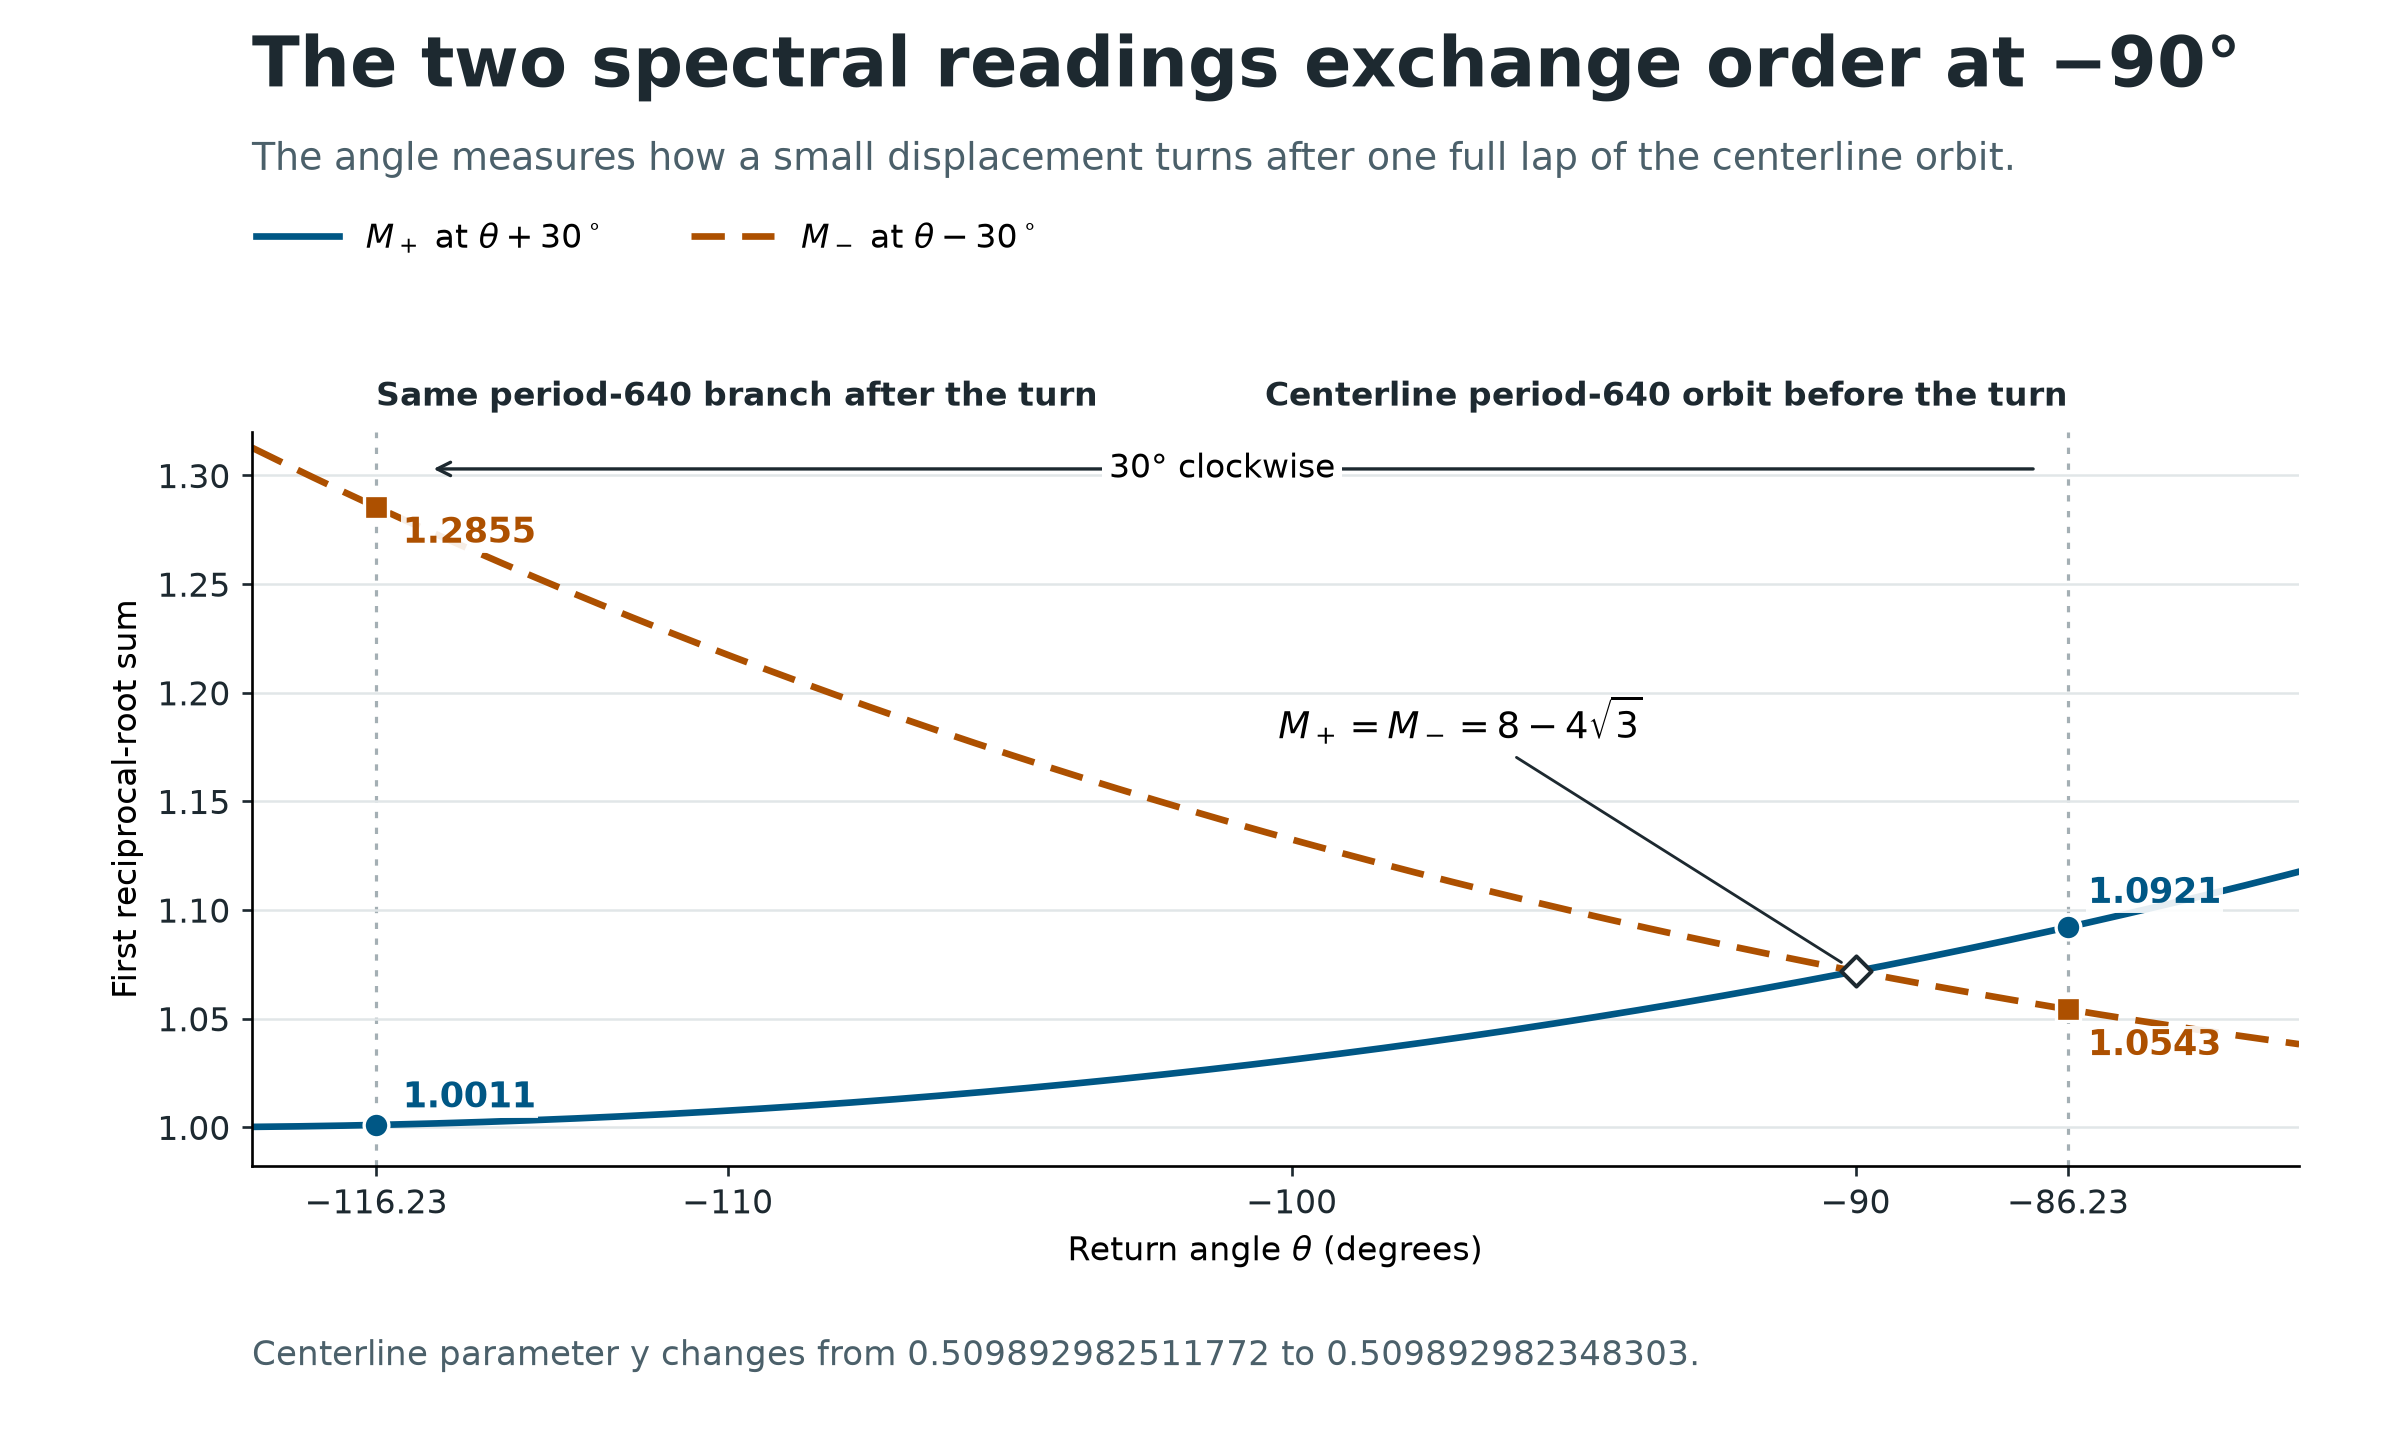

Source code (Python):
"""Draw the two reciprocal-root sums for the period-640 centerline orbit."""
import argparse
import hashlib
import json
from math import isclose, pi, sin, sqrt
from pathlib import Path

import matplotlib
matplotlib.use("Agg")
import matplotlib.pyplot as plt
import numpy as np


SOURCE=Path("archive/2026-11-19-oriented-return-v001/data/quarter_probe.json")
DIGEST="7d3afc4ded30439ec277ef5a3636f187f1ae89ef8de5992ed77392068c1d051f"
HERE=Path(__file__).resolve().parent
BLUE,ORANGE,INK="#005785","#ad5000","#1d2930"


def number(row,key):
    """The original directed balls stay in the source. Plot their printed centers."""
    return float(row[key].lstrip("[").split()[0])


def draw(source,output):
    blob=source.read_bytes()
    if hashlib.sha256(blob).hexdigest()!=DIGEST:
        raise ValueError("The signed trace record differs from the archived quarter_probe.json.")
    record=json.loads(blob)
    before,after=(record[name] for name in ("original","clockwise"))
    b,a=(number(row,"angle_deg") for row in (before,after))
    assert record["ordered_period"]==640 and record["scalar_period"]==320
    assert a < -90 < b and isclose(a,b-30,abs_tol=1e-12)
    assert number(after,"y")!=number(before,"y")
    assert record["original_contained_in_restored_bounds"]
    left,right=a-2.2,b+4.1
    theta=np.linspace(left,right,1200)
    fig,ax=plt.subplots(figsize=(10,6))
    fig.subplots_adjust(left=.105,right=.958,top=.70,bottom=.19)
    fig.text(.105,.94,"The two spectral readings exchange order at −90°",fontsize=21,
             color=INK,fontweight="bold")
    fig.text(.105,.882,"The angle measures how a small displacement turns after one full lap of the centerline orbit.",
             fontsize=11.5,color="#4b606a")
    for key,sign,color,style,marker,lab in (
            ("trace_plus",1,BLUE,"-","o",r"$M_+$ at $\theta+30^\circ$"),
            ("trace_minus",-1,ORANGE,(0,(5,2.6)),"s",r"$M_-$ at $\theta-30^\circ$")):
        ax.plot(theta,2/(1-np.sin(np.deg2rad(theta+sign*30))),label=lab,
                c=color,ls=style,lw=2)
        for row,t in ((before,b),(after,a)):
            y=number(row,key)
            assert isclose(y,2/(1-sin((t+sign*30)*pi/180)),rel_tol=1e-13)
            ax.scatter(t,y,s=55,marker=marker,facecolor=color,edgecolor="white",zorder=5)
            offset=(6,10 if sign==1 else -11) if t==b else (8,8 if sign==1 else -8)
            ax.annotate(f"{y:.4f}",xy=(t,y),xytext=offset,textcoords="offset points",
                        color=color,fontsize=10.5,fontweight="bold",va="center",
                        bbox=dict(facecolor="white",edgecolor="none",alpha=.9,pad=.65))
    for x,label,alignment in ((a,"Same period-640 branch after the turn","left"),
                              (b,"Centerline period-640 orbit before the turn","right")):
        ax.axvline(x,color="#a4afb4",lw=.95,ls=(0,(2,3)),zorder=0)
        ax.text(x,1.025,label,transform=ax.get_xaxis_transform(),ha=alignment,
                va="bottom",fontweight="bold",color=INK,fontsize=10)
    arrow_y=1.303
    ax.annotate("",xy=(a+.9,arrow_y),xytext=(b-.5,arrow_y),
                arrowprops=dict(arrowstyle="->",color=INK,lw=1))
    ax.text((a+b)/2,arrow_y,"30° clockwise",ha="center",va="center",fontsize=10,
            bbox=dict(facecolor="white",edgecolor="none",pad=2))
    pivot=8-4*sqrt(3)
    ax.scatter(-90,pivot,marker="D",facecolor="white",edgecolor=INK,lw=1.2,s=41,zorder=6)
    ax.annotate(r"$M_+=M_-=8-4\sqrt{3}$",xy=(-90,pivot),xytext=(-97,1.179),
                ha="center",fontsize=11,arrowprops=dict(arrowstyle="-",color=INK,lw=.85,shrinkB=5))
    ax.set(xlim=(left,right),ylim=(.982,1.32),ylabel="First reciprocal-root sum",
           xlabel=r"Return angle $\theta$ (degrees)")
    ax.set_xticks([a,-110,-100,-90,b],labels=[f"−{abs(a):.2f}","−110","−100","−90",f"−{abs(b):.2f}"])
    ax.set_yticks([1,1.05,1.10,1.15,1.20,1.25,1.30])
    ax.grid(axis="y",color="#e1e6e8",lw=.75)
    ax.spines[["right","top"]].set_visible(False)
    ax.tick_params(colors=INK,labelsize=10,length=3)
    ax.legend(loc="upper left",bbox_to_anchor=(.101,.855),bbox_transform=fig.transFigure,
              ncol=2,frameon=False,borderaxespad=0,handlelength=2.5,columnspacing=2.5)
    fig.text(.105,.052,
             f"Centerline parameter y changes from {number(before,'y'):.15f} to {number(after,'y'):.15f}.",
             color="#4b606a",fontsize=10.2)
    output.parent.mkdir(parents=True,exist_ok=True)
    fig.savefig(output,dpi=240,facecolor="white",
                metadata={"Title":"Centerline period-640 orbit before and after a 30 degree clockwise turn"})
    plt.close(fig)


if __name__=="__main__":
    if not __debug__: raise RuntimeError("Enable assertions")
    cli=argparse.ArgumentParser(description=__doc__)
    cli.add_argument("--repo",type=Path,help="Path to The Super Zeta Function checkout.")
    cli.add_argument("--data",type=Path,help="The archived quarter_probe.json.")
    cli.add_argument("--output",type=Path,default=HERE/"trace_order.png")
    args=cli.parse_args()
    source=args.data
    if source is None:
        repo=args.repo or next((p for p in HERE.parents if (p/SOURCE).is_file()),None)
        if repo is None: cli.error("Supply --repo or --data.")
        source=repo/SOURCE
    draw(source,args.output)
